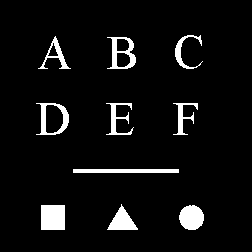
%> input picture materiale/On mathematical morphology-20241206/ten-objects.tif, 252 x 252 px
$ octave esercizio5.m   (GNU Octave 9; MATLAB toolbox functions it lacks are replaced by stand-ins)
%> lines starting %> are read from the running program, lines starting %| are printed output that depends on the picture; in (x1, y1, x2, y2) boxes, pixels count from 0 and x2, y2 are one past the last pixel; in counts of white or black regions, pixels touching at a corner belong together; the program's own positions count from 1
close all
clear
clc

f=imread('ten-objects.tif');
%> f: size 252x252 logical; 6% white; 10 white regions, largest, box (x1, y1, x2, y2) and area: (41, 205, 65, 230) 600, (179, 205, 204, 230) 490, (73, 169, 179, 173) 424

[labelled,numero_etichette] = bwlabel(f);
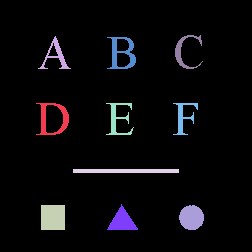
%> labelled: size 252x252 double; 11 distinct labels, from 0 to 10; one colour per label, 0 black
%> numero_etichette = 10


m=ceil(sqrt(numero_etichette));
%> m = 4


for i=1:numero_etichette
    subplot(m,m,i),imshow(labelled==i), title("elemento "+i);
end
%> this loop made 10 passes
%> pass 1, `imshow(labelled==i)`:
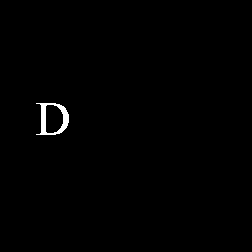
%> displayed picture: size 252x252 logical; 0.62% white; 1 white region, box (x1, y1, x2, y2) and area: (36, 103, 69, 135) 396
%> pass 2, `imshow(labelled==i)`:
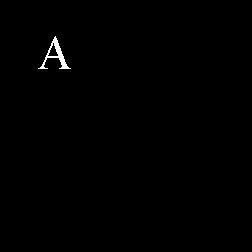
%> displayed picture: size 252x252 logical; 0.41% white; 1 white region, box (x1, y1, x2, y2) and area: (38, 36, 71, 69) 260
%> after the loop:
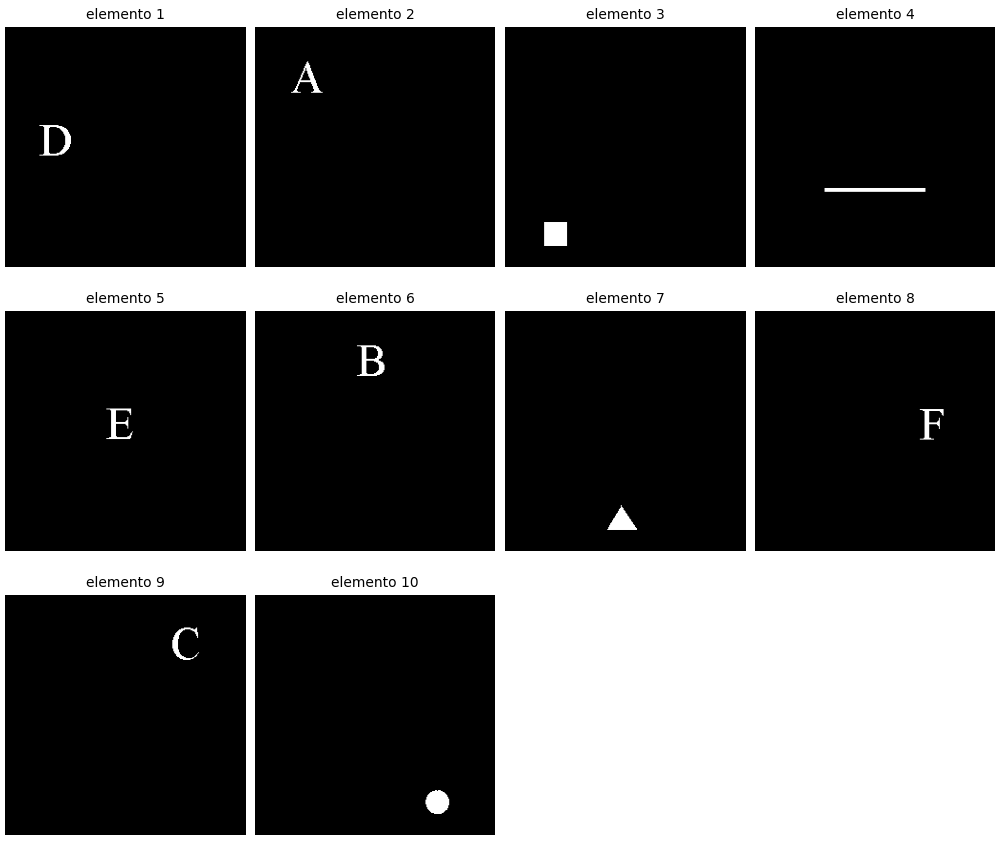
%> figure redrawn from the program's plot data, 10 panels
